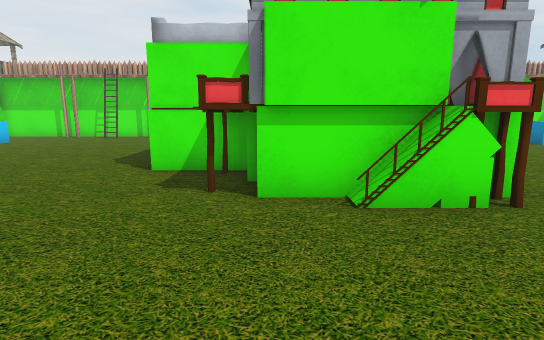
View 1 (above)

17 first-person views from a walk through a Unity game level. The camera is 1.2 m above the floor, tilts 10° down and sees 80° across. The floor is counted in squares, 1 m on a side. Each view is taken from the middle of a square. On the plan, view 1 faces up. The plan holds only what a view shows up to about 14 squares ahead; the rest is blank. The place goes on beyond the plan. The player is left out. Some surface patterns are stand-ins.

View 2
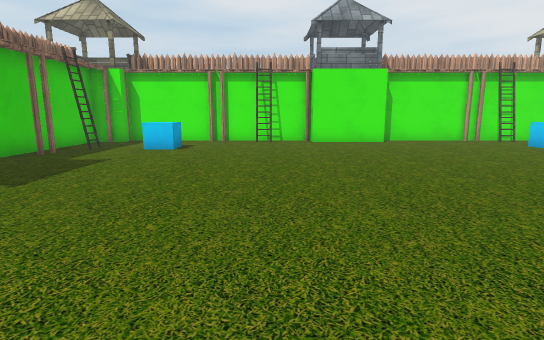

View 3
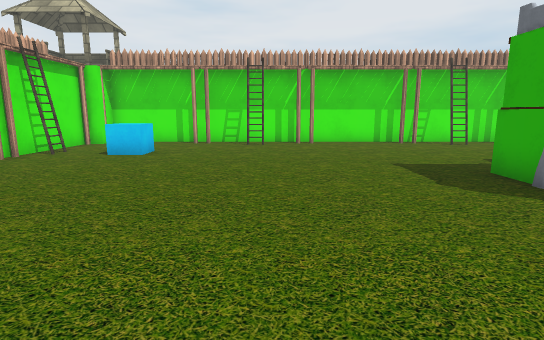

View 4
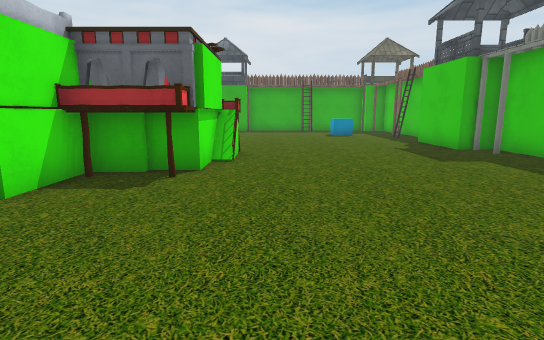

View 5
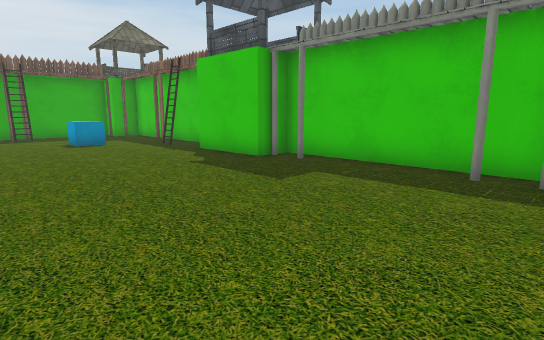

View 6
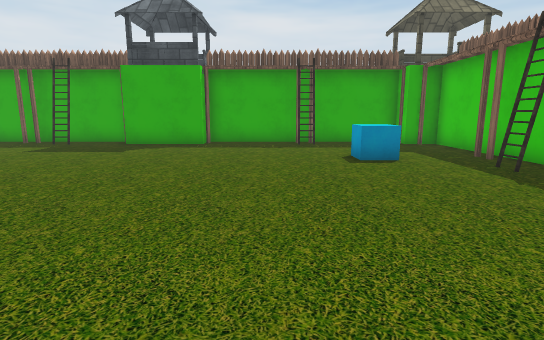

View 7
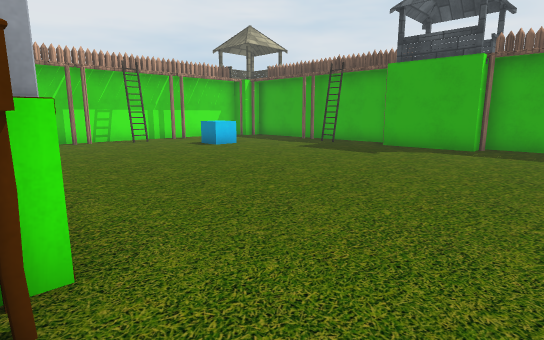

View 8
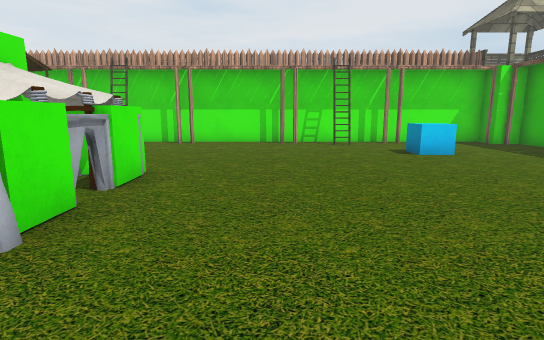

View 9
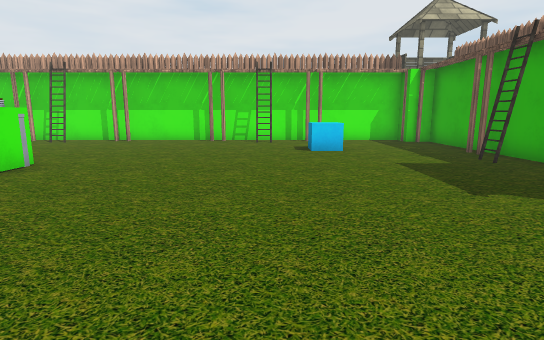

View 10
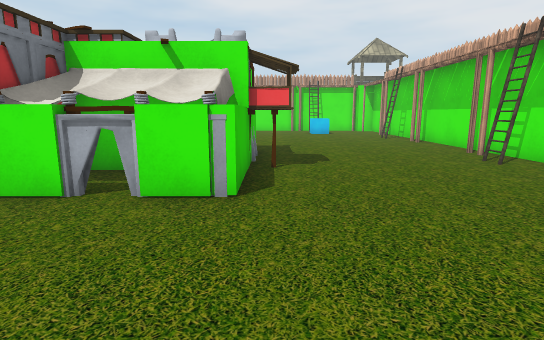

View 11
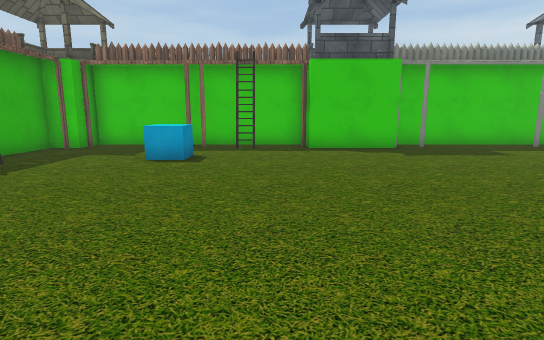

View 12
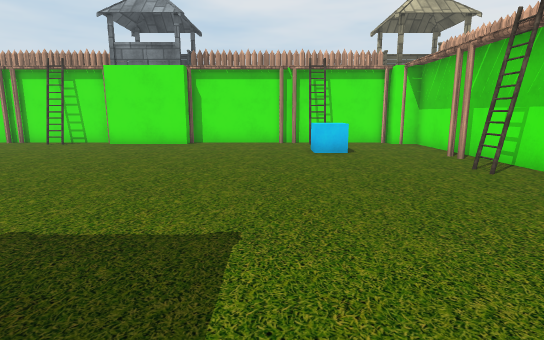

View 13
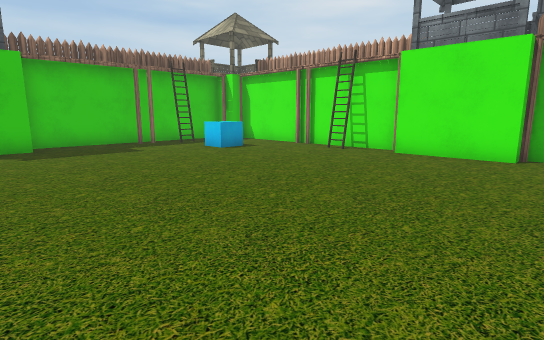

View 14
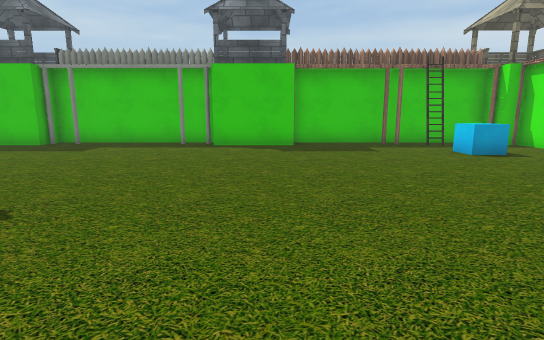

View 15
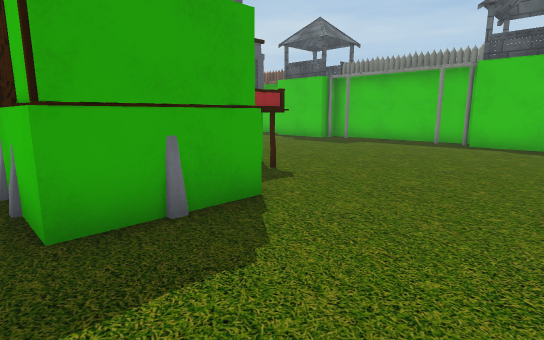

View 16
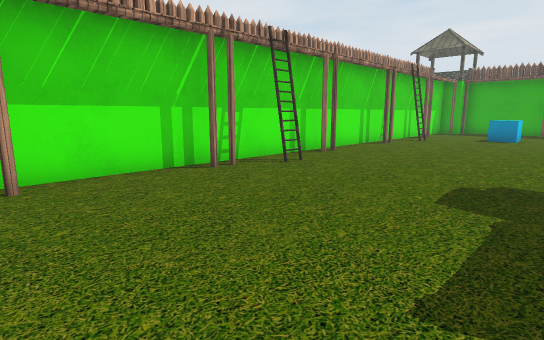

View 17
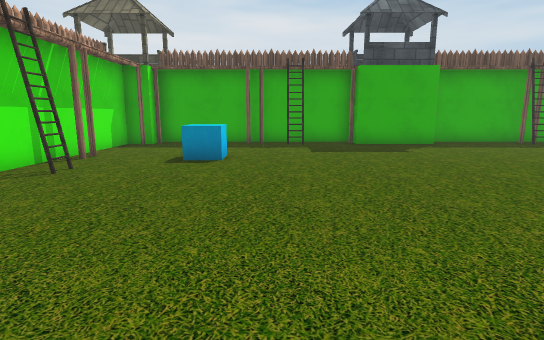

### Floor plan
Key: @ floor where view 1 was taken; # wall or solid block; . floor; C cube; B green block; H house; L ladder.
Columns run from 14 left of view 1 to 16 right of it. Each row starts with its distance up from view 1.
 17 ##############################
 16 #...#.LL##..##L.##..##LL.#...##
 15 #.............................#
 14 #.............................#
 13 L.CC....................CC....#
 12 #..C.....................C...##
 11 #............................##
 10 #.............HH.............L#
  9 #...........BBBH##............#
  8 #...........B  HHH...........##
  7 #...........BBBHHH...........#
  6 #............HHHHH...........#
  5 #............HHHHH...........##
  4 #...............BH............#
  3 L.............................#
  2 #.............................#
  1 #............................L#
  0 #..C..........@..........C...L#
 -1 #.CC....................CC....#
 -2 #.............................#
 -3 #..L.....###......###..L.....##
 -4 #...##..## ##....## ##.......#
 -5 #########  ### ###   #########

Where each view was taken, in squares from view 1:
view 1: 0 up, 0 right, facing up
view 2: 3 up, 0 right, facing left
view 3: 3 up, 7 left, facing up
view 4: 3 up, 7 left, facing right
view 5: 3 up, 3 left, facing down-right
view 6: 2 up, 2 right, facing right
view 7: 2 up, 3 right, facing up-right
view 8: 3 up, 6 right, facing up
view 9: 2 up, 9 right, facing up
view 10: 10 up, 8 right, facing left
view 11: 8 up, 8 right, facing down
view 12: 11 up, 1 left, facing left
view 13: 9 up, 4 left, facing down-left
view 14: 9 up, 5 left, facing down
view 15: 10 up, 6 left, facing down-right
view 16: 10 up, 6 left, facing up-right
view 17: 11 up, 2 right, facing right
